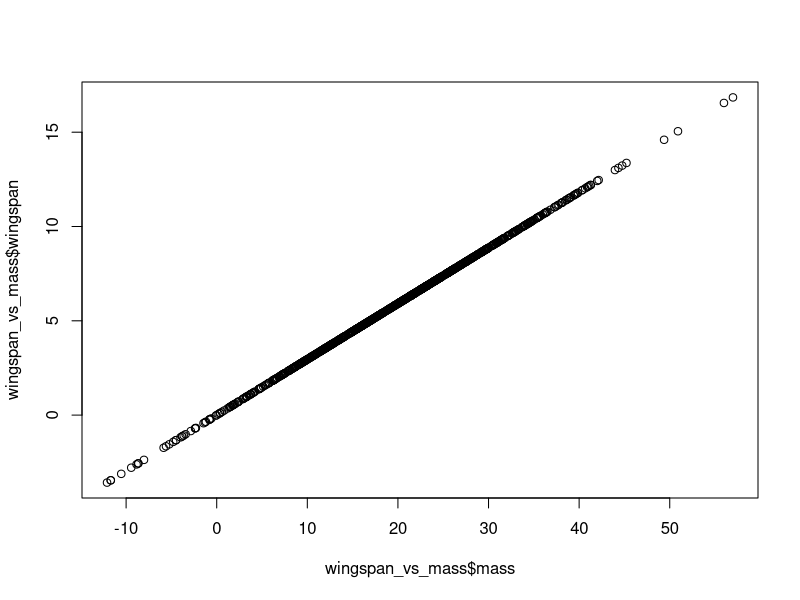

This chart was generated by the following R code: (Note: this script raises an error after producing the figure.)
#Repeat the Excel analysis in R

#Load package(s)
library(readr)

#look at working directory
getwd()

# Import dataset
wingspan_vs_mass <- read_csv("./data/wingspan_vs_mass.csv", col_types = cols(X1 = col_skip()))

# Sort by mass (decreasing)
wingspan_vs_mass = wingspan_vs_mass[order(wingspan_vs_mass$mass, decreasing = TRUE),]

# Summarize wingspan and mass values to get min, mean, max
summary(wingspan_vs_mass$wingspan)[c(1,3,6)]
summary(wingspan_vs_mass$mass)[c(1,3,6)]

# Plot wingspan vs mass
plot(wingspan_vs_mass$wingspan ~ wingspan_vs_mass$mass)

# Print a file that contains the measured mass values, ordered from highest to lowest (one value per line)
sink("./code_examples/mass_ordered.txt")
cat(wingspan_vs_mass$mass, sep = "\n")
sink(NULL)
